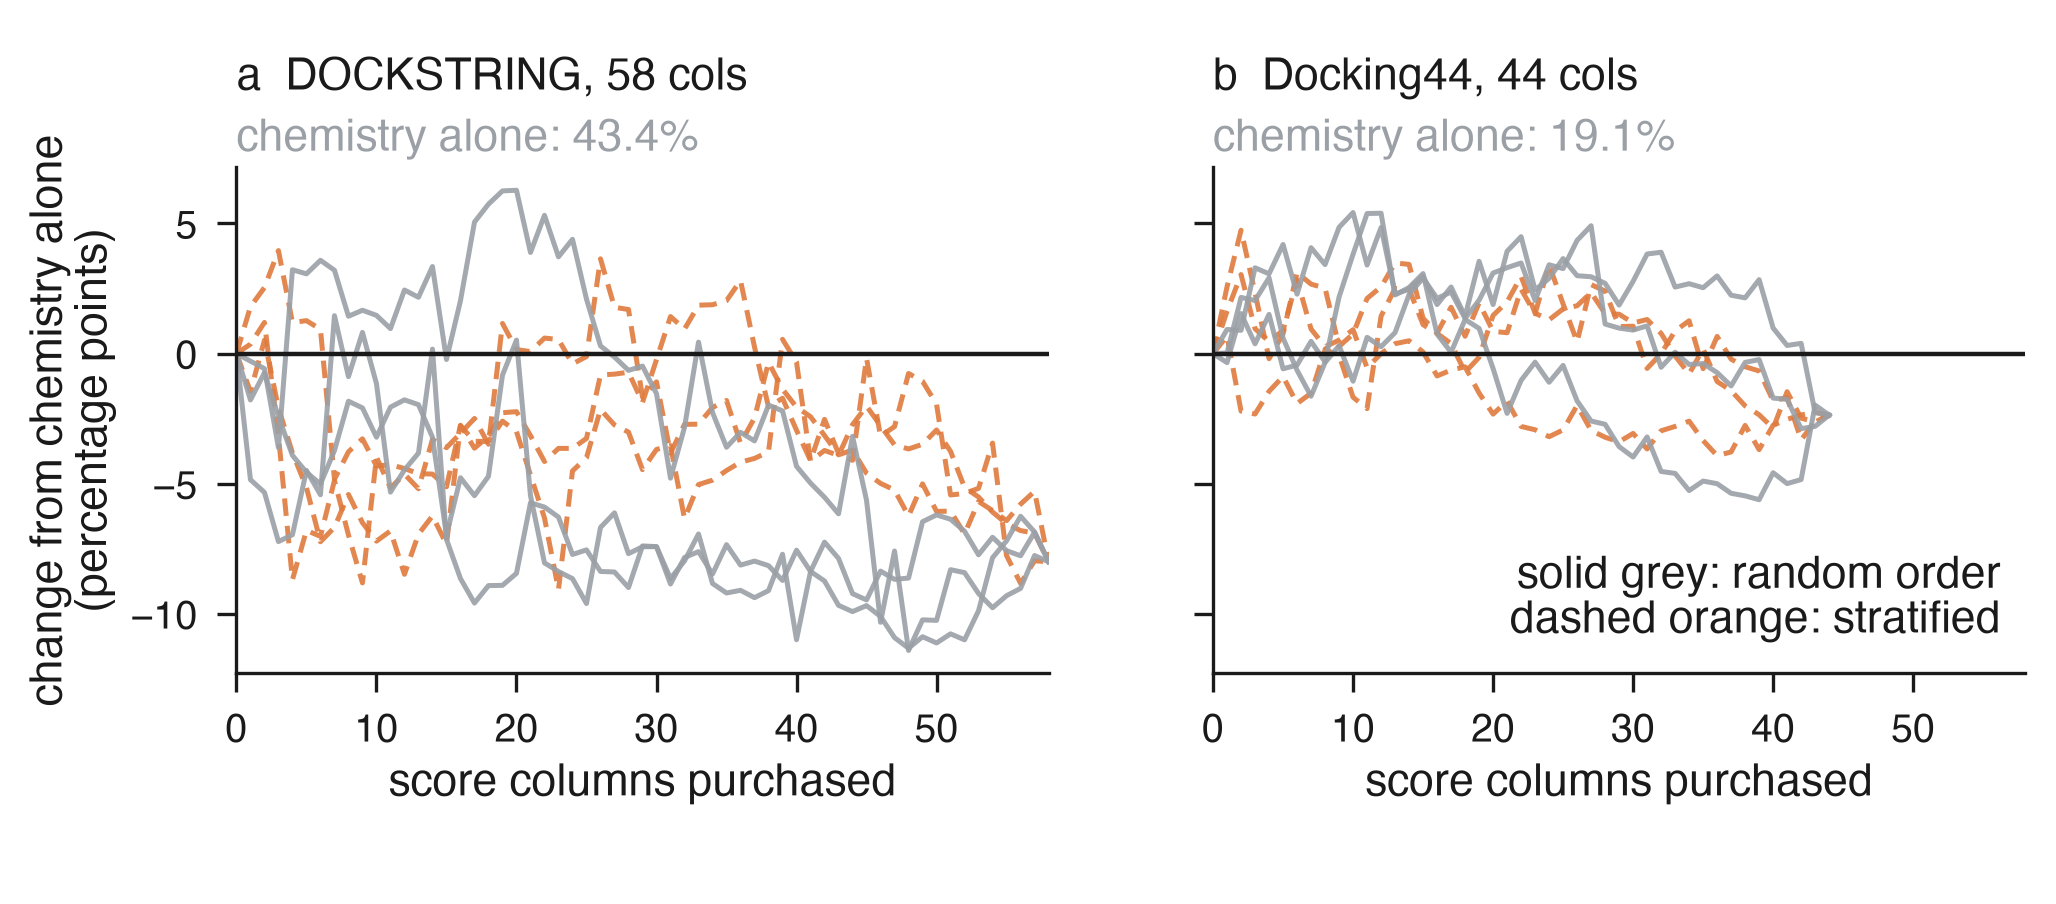

This chart was generated by the following Python code:
"""Figure 3. What buying score columns costs.

Curves are read from data/acquisition_curves.csv, for new molecules at
calibrated proteins, on the cohort that matches the support of the main
decision analysis. The y axis is the change from each panel's own k = 0 value,
so both panels share one scale and the claim is read as the shape of the curve.
Each line is one acquisition order; the lines describe composition variation,
not uncertainty.
"""
import matplotlib.pyplot as plt

from decisions import growth
from figstyle import TEXTWIDTH_IN, PALETTE, use_paper_style, figsize, share_limits, save

PANELS = [("dockstring", "a  DOCKSTRING, 58 cols"),
          ("own44", "b  Docking44, 44 cols")]

use_paper_style()
fig = plt.figure(figsize=figsize(TEXTWIDTH_IN, ratio=0.44))
fig.set_layout_engine("none")
axes = [fig.add_axes([0.115, 0.255, 0.395, 0.56]),
        fig.add_axes([0.590, 0.255, 0.395, 0.56])]
GREY, HOT, INK = PALETTE["grey"], PALETTE["orange"], PALETTE["ink"]

for ax, (ds, title) in zip(axes, PANELS):
    cur = growth(ds, "full_profile")
    base = growth(ds, "global_chemistry")
    anchor = list(base.values())[0][0]          # k = 0: chemistry alone
    for order, series in sorted(cur.items()):
        ks = sorted(series)
        fam = order.startswith("family")
        ax.plot(ks, [series[k] - anchor for k in ks],
                color=HOT if fam else GREY,
                ls=(0, (3.5, 2.0)) if fam else "-",
                lw=0.9, alpha=0.9, zorder=2)
    ax.axhline(0, color=INK, lw=0.8, zorder=3)
    ax.set_xlim(0, max(max(v) for v in cur.values()))
    ax.set_title(title, loc="left", pad=14)
    ax.set_xlabel("score columns purchased")
    ax.text(0.0, 1.015, f"chemistry alone: {anchor:.1f}%",
            transform=ax.transAxes, ha="left", va="bottom", color=GREY)

share_limits(axes)
axes[0].set_ylabel("change from chemistry alone\n(percentage points)")
axes[1].set_yticklabels([])
axes[1].text(0.97, 0.06, "solid grey: random order\ndashed orange: stratified",
             transform=axes[1].transAxes, ha="right", va="bottom", color=INK)

save(fig, "fig_acquisition")
